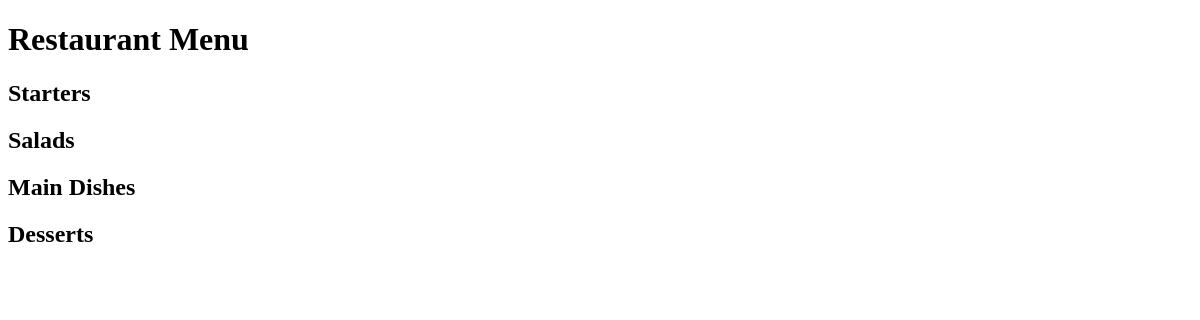
The app's page /, older data.
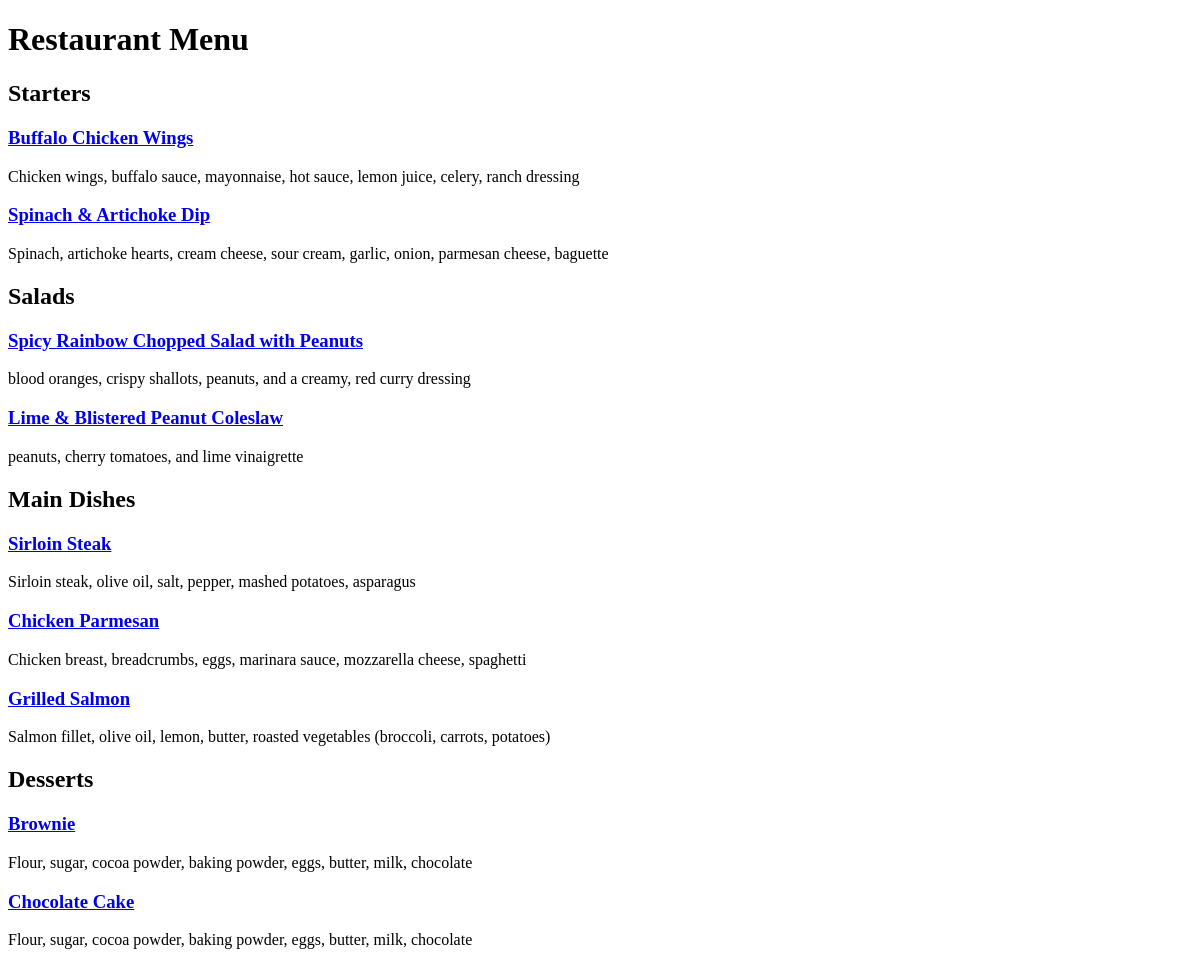
The same page, newer data.
### restaurant_menu/models.py (models this page shows, shortened)
class Item(models.Model):
    meal = models.CharField(max_length=1000, unique=True)
    description = models.CharField(max_length=2000)
    price = models.DecimalField(max_digits=10, decimal_places=2)
    meal_type = models.CharField(max_length=200, choices=MEAL_TYPE)
    author = models.ForeignKey(User, on_delete=models.PROTECT)
    status = models.IntegerField(choices=STATUS, default=1)
    date_created = models.DateTimeField(auto_now_add=True)
    date_updated = models.DateTimeField(auto_now=True)

### restaurant_menu/views.py (the view)
# urls.py: path("", views.MenuList.as_view(), name="home"),
class MenuList(generic.ListView):
    queryset = Item.objects.order_by("-date_created")
    template_name = "index.html"
    def get_context_data(self, **kwargs):
        context = super().get_context_data(**kwargs)
        context["meals"] = MEAL_TYPE
        return context

### templates/index.html (shortened to what this page needs)
<!DOCTYPE html>
<html>
<head>
</head>
<body>
    <h1>Restaurant Menu</h1>
    {% for meal in meals %}
        <h2>{{meal.1}}</h2>
            {% for row in item_list %}
                {% if row.meal_type == meal.0 %}
                    {% if row.status == 0 %}
                        <a href="{% url 'menu_item' row.pk %}"><h3><del>{{row.meal}}</del></h3></a>
                        <p>{{row.description}}</p>
                    {% else %}
                        <a href="{% url 'menu_item' row.pk %}"><h3>{{row.meal}}</h3></a>
                        <p>{{row.description}}</p>
                    {% endif %}
                {% endif %}
            {% endfor %}
    {% endfor %}
</body>
</html>

Row changes from the older to the newer data that the page shows:
added Item: meal "Buffalo Chicken Wings", description "Chicken wings, buffalo sauce, mayonnaise, hot sauce, lemon juice, celery, ranch dressing", shown under "Starters"
added Item: meal "Spinach & Artichoke Dip", description "Spinach, artichoke hearts, cream cheese, sour cream, garlic, onion, parmesan cheese, baguette", shown under "Starters"
added Item: meal "Spicy Rainbow Chopped Salad with Peanuts", description "blood oranges, crispy shallots, peanuts, and a creamy, red curry dressing", shown under "Salads"
added Item: meal "Lime & Blistered Peanut Coleslaw", description "peanuts, cherry tomatoes, and lime vinaigrette", shown under "Salads"
added Item: meal "Sirloin Steak", description "Sirloin steak, olive oil, salt, pepper, mashed potatoes, asparagus", shown under "Main Dishes"
added Item: meal "Chicken Parmesan", description "Chicken breast, breadcrumbs, eggs, marinara sauce, mozzarella cheese, spaghetti", shown under "Main Dishes"
added Item: meal "Grilled Salmon", description "Salmon fillet, olive oil, lemon, butter, roasted vegetables (broccoli, carrots, potatoes)", shown under "Main Dishes"
added Item: meal "Brownie", description "Flour, sugar, cocoa powder, baking powder, eggs, butter, milk, chocolate", shown under "Desserts"
added Item: meal "Chocolate Cake", description "Flour, sugar, cocoa powder, baking powder, eggs, butter, milk, chocolate", shown under "Desserts"
